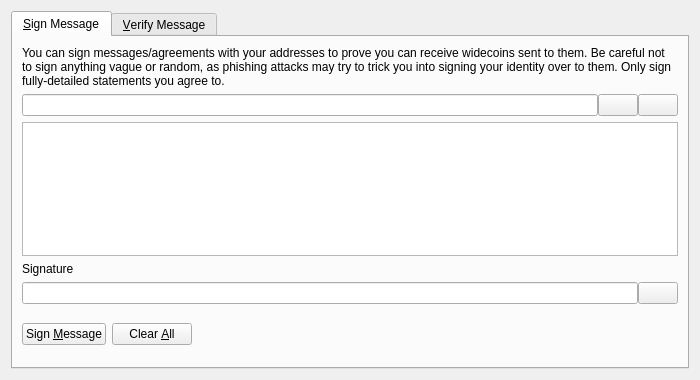
<?xml version="1.0" encoding="UTF-8"?>
<ui version="4.0">
 <class>SignVerifyMessageDialog</class>
 <widget class="QDialog" name="SignVerifyMessageDialog">
  <property name="geometry">
   <rect>
    <x>0</x>
    <y>0</y>
    <width>700</width>
    <height>380</height>
   </rect>
  </property>
  <property name="windowTitle">
   <string>Signatures - Sign / Verify a Message</string>
  </property>
  <property name="modal">
   <bool>true</bool>
  </property>
  <layout class="QVBoxLayout" name="verticalLayout">
   <item>
    <widget class="QTabWidget" name="tabWidget">
     <property name="currentIndex">
      <number>0</number>
     </property>
     <widget class="QWidget" name="tabSignMessage">
      <attribute name="title">
       <string>&amp;Sign Message</string>
      </attribute>
      <layout class="QVBoxLayout" name="verticalLayout_SM">
       <item>
        <widget class="QLabel" name="infoLabel_SM">
         <property name="text">
          <string>You can sign messages/agreements with your addresses to prove you can receive widecoins sent to them. Be careful not to sign anything vague or random, as phishing attacks may try to trick you into signing your identity over to them. Only sign fully-detailed statements you agree to.</string>
         </property>
         <property name="textFormat">
          <enum>Qt::PlainText</enum>
         </property>
         <property name="wordWrap">
          <bool>true</bool>
         </property>
        </widget>
       </item>
       <item>
        <layout class="QHBoxLayout" name="horizontalLayout_1_SM">
         <property name="spacing">
          <number>0</number>
         </property>
         <item>
          <widget class="QValidatedLineEdit" name="addressIn_SM">
           <property name="toolTip">
            <string>The Widecoin address to sign the message with</string>
           </property>
          </widget>
         </item>
         <item>
          <widget class="QPushButton" name="addressBookButton_SM">
           <property name="toolTip">
            <string>Choose previously used address</string>
           </property>
           <property name="text">
            <string/>
           </property>
           <property name="icon">
            <iconset resource="../bitcoin.qrc">
             <normaloff>:/icons/address-book</normaloff>:/icons/address-book</iconset>
           </property>
           <property name="shortcut">
            <string>Alt+A</string>
           </property>
           <property name="autoDefault">
            <bool>false</bool>
           </property>
          </widget>
         </item>
         <item>
          <widget class="QPushButton" name="pasteButton_SM">
           <property name="toolTip">
            <string>Paste address from clipboard</string>
           </property>
           <property name="text">
            <string/>
           </property>
           <property name="icon">
            <iconset resource="../bitcoin.qrc">
             <normaloff>:/icons/editpaste</normaloff>:/icons/editpaste</iconset>
           </property>
           <property name="shortcut">
            <string>Alt+P</string>
           </property>
           <property name="autoDefault">
            <bool>false</bool>
           </property>
          </widget>
         </item>
        </layout>
       </item>
       <item>
        <widget class="QPlainTextEdit" name="messageIn_SM">
         <property name="toolTip">
          <string>Enter the message you want to sign here</string>
         </property>
        </widget>
       </item>
       <item>
        <widget class="QLabel" name="signatureLabel_SM">
         <property name="text">
          <string>Signature</string>
         </property>
         <property name="textFormat">
          <enum>Qt::PlainText</enum>
         </property>
        </widget>
       </item>
       <item>
        <layout class="QHBoxLayout" name="horizontalLayout_2_SM">
         <property name="spacing">
          <number>0</number>
         </property>
         <item>
          <widget class="QLineEdit" name="signatureOut_SM">
           <property name="font">
            <font>
             <italic>true</italic>
            </font>
           </property>
           <property name="readOnly">
            <bool>true</bool>
           </property>
          </widget>
         </item>
         <item>
          <widget class="QPushButton" name="copySignatureButton_SM">
           <property name="toolTip">
            <string>Copy the current signature to the system clipboard</string>
           </property>
           <property name="text">
            <string/>
           </property>
           <property name="icon">
            <iconset resource="../bitcoin.qrc">
             <normaloff>:/icons/editcopy</normaloff>:/icons/editcopy</iconset>
           </property>
           <property name="autoDefault">
            <bool>false</bool>
           </property>
          </widget>
         </item>
        </layout>
       </item>
       <item>
        <layout class="QHBoxLayout" name="horizontalLayout_3_SM">
         <item>
          <widget class="QPushButton" name="signMessageButton_SM">
           <property name="toolTip">
            <string>Sign the message to prove you own this Widecoin address</string>
           </property>
           <property name="text">
            <string>Sign &amp;Message</string>
           </property>
           <property name="icon">
            <iconset resource="../bitcoin.qrc">
             <normaloff>:/icons/edit</normaloff>:/icons/edit</iconset>
           </property>
           <property name="autoDefault">
            <bool>false</bool>
           </property>
          </widget>
         </item>
         <item>
          <widget class="QPushButton" name="clearButton_SM">
           <property name="toolTip">
            <string>Reset all sign message fields</string>
           </property>
           <property name="text">
            <string>Clear &amp;All</string>
           </property>
           <property name="icon">
            <iconset resource="../bitcoin.qrc">
             <normaloff>:/icons/remove</normaloff>:/icons/remove</iconset>
           </property>
           <property name="autoDefault">
            <bool>false</bool>
           </property>
          </widget>
         </item>
         <item>
          <spacer name="horizontalSpacer_1_SM">
           <property name="orientation">
            <enum>Qt::Horizontal</enum>
           </property>
           <property name="sizeHint" stdset="0">
            <size>
             <width>40</width>
             <height>48</height>
            </size>
           </property>
          </spacer>
         </item>
         <item>
          <widget class="QLabel" name="statusLabel_SM">
           <property name="font">
            <font>
             <weight>75</weight>
             <bold>true</bold>
            </font>
           </property>
           <property name="text">
            <string/>
           </property>
           <property name="wordWrap">
            <bool>true</bool>
           </property>
          </widget>
         </item>
         <item>
          <spacer name="horizontalSpacer_2_SM">
           <property name="orientation">
            <enum>Qt::Horizontal</enum>
           </property>
           <property name="sizeHint" stdset="0">
            <size>
             <width>40</width>
             <height>48</height>
            </size>
           </property>
          </spacer>
         </item>
        </layout>
       </item>
      </layout>
     </widget>
     <widget class="QWidget" name="tabVerifyMessage">
      <attribute name="title">
       <string>&amp;Verify Message</string>
      </attribute>
      <layout class="QVBoxLayout" name="verticalLayout_VM">
       <item>
        <widget class="QLabel" name="infoLabel_VM">
         <property name="text">
          <string>Enter the receiver's address, message (ensure you copy line breaks, spaces, tabs, etc. exactly) and signature below to verify the message. Be careful not to read more into the signature than what is in the signed message itself, to avoid being tricked by a man-in-the-middle attack. Note that this only proves the signing party receives with the address, it cannot prove sendership of any transaction!</string>
         </property>
         <property name="textFormat">
          <enum>Qt::PlainText</enum>
         </property>
         <property name="alignment">
          <set>Qt::AlignLeading|Qt::AlignLeft|Qt::AlignTop</set>
         </property>
         <property name="wordWrap">
          <bool>true</bool>
         </property>
        </widget>
       </item>
       <item>
        <layout class="QHBoxLayout" name="horizontalLayout_1_VM">
         <property name="spacing">
          <number>0</number>
         </property>
         <item>
          <widget class="QValidatedLineEdit" name="addressIn_VM">
           <property name="toolTip">
            <string>The Widecoin address the message was signed with</string>
           </property>
          </widget>
         </item>
         <item>
          <widget class="QPushButton" name="addressBookButton_VM">
           <property name="toolTip">
            <string>Choose previously used address</string>
           </property>
           <property name="text">
            <string/>
           </property>
           <property name="icon">
            <iconset resource="../bitcoin.qrc">
             <normaloff>:/icons/address-book</normaloff>:/icons/address-book</iconset>
           </property>
           <property name="shortcut">
            <string>Alt+A</string>
           </property>
           <property name="autoDefault">
            <bool>false</bool>
           </property>
          </widget>
         </item>
        </layout>
       </item>
       <item>
        <widget class="QPlainTextEdit" name="messageIn_VM"/>
       </item>
       <item>
        <widget class="QValidatedLineEdit" name="signatureIn_VM"/>
       </item>
       <item>
        <layout class="QHBoxLayout" name="horizontalLayout_2_VM">
         <item>
          <widget class="QPushButton" name="verifyMessageButton_VM">
           <property name="toolTip">
            <string>Verify the message to ensure it was signed with the specified Widecoin address</string>
           </property>
           <property name="text">
            <string>Verify &amp;Message</string>
           </property>
           <property name="icon">
            <iconset resource="../bitcoin.qrc">
             <normaloff>:/icons/transaction_0</normaloff>:/icons/transaction_0</iconset>
           </property>
           <property name="autoDefault">
            <bool>false</bool>
           </property>
          </widget>
         </item>
         <item>
          <widget class="QPushButton" name="clearButton_VM">
           <property name="toolTip">
            <string>Reset all verify message fields</string>
           </property>
           <property name="text">
            <string>Clear &amp;All</string>
           </property>
           <property name="icon">
            <iconset resource="../bitcoin.qrc">
             <normaloff>:/icons/remove</normaloff>:/icons/remove</iconset>
           </property>
           <property name="autoDefault">
            <bool>false</bool>
           </property>
          </widget>
         </item>
         <item>
          <spacer name="horizontalSpacer_1_VM">
           <property name="orientation">
            <enum>Qt::Horizontal</enum>
           </property>
           <property name="sizeHint" stdset="0">
            <size>
             <width>40</width>
             <height>48</height>
            </size>
           </property>
          </spacer>
         </item>
         <item>
          <widget class="QLabel" name="statusLabel_VM">
           <property name="font">
            <font>
             <weight>75</weight>
             <bold>true</bold>
            </font>
           </property>
           <property name="text">
            <string/>
           </property>
           <property name="wordWrap">
            <bool>true</bool>
           </property>
          </widget>
         </item>
         <item>
          <spacer name="horizontalSpacer_2_VM">
           <property name="orientation">
            <enum>Qt::Horizontal</enum>
           </property>
           <property name="sizeHint" stdset="0">
            <size>
             <width>40</width>
             <height>48</height>
            </size>
           </property>
          </spacer>
         </item>
        </layout>
       </item>
      </layout>
     </widget>
    </widget>
   </item>
  </layout>
 </widget>
 <customwidgets>
  <customwidget>
   <class>QValidatedLineEdit</class>
   <extends>QLineEdit</extends>
   <header>qt/qvalidatedlineedit.h</header>
  </customwidget>
 </customwidgets>
 <resources>
  <include location="../bitcoin.qrc"/>
 </resources>
 <connections/>
</ui>
